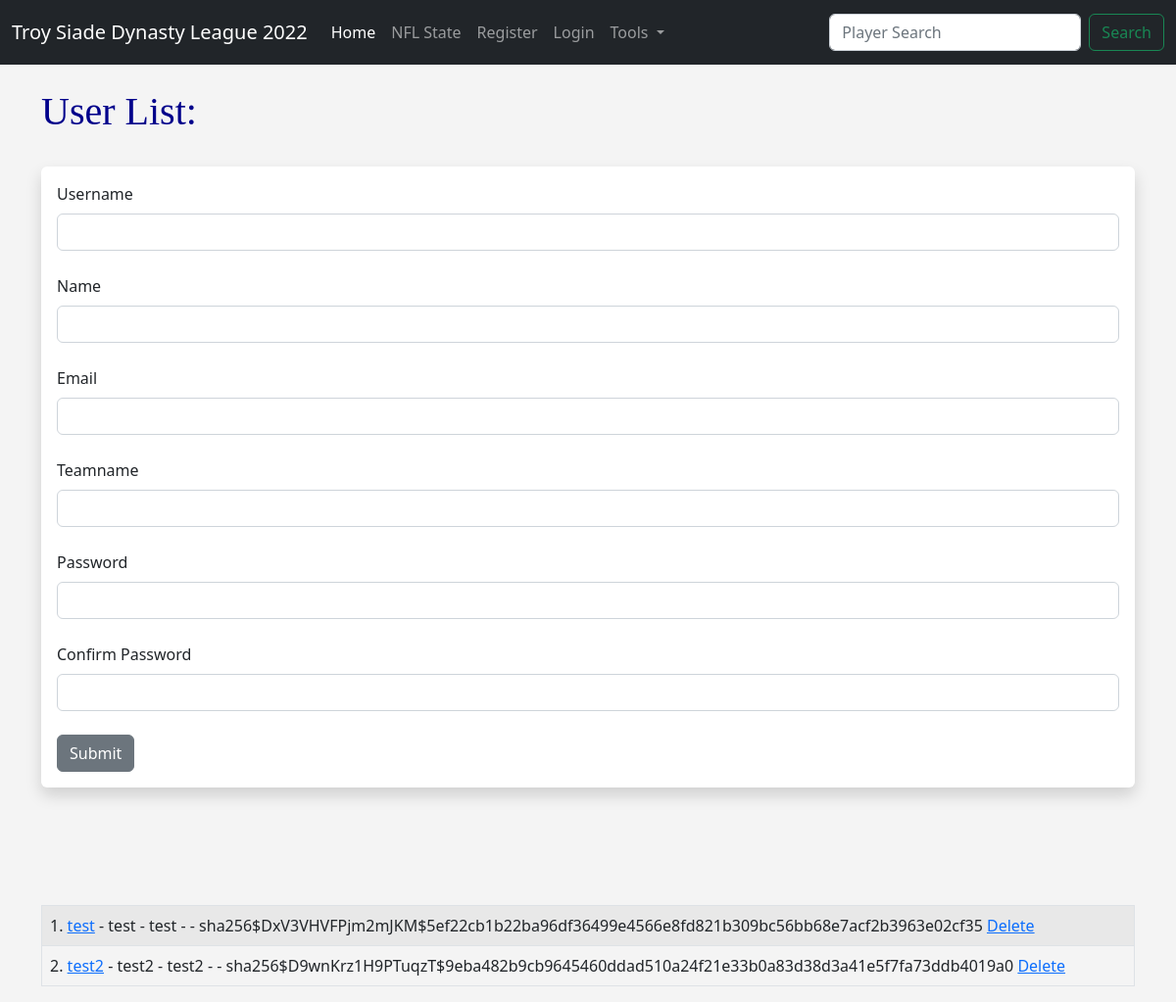
Screenshot of /user/add with the database file from the repository.
### app_backup.py (models this page shows, shortened)
class Users(db.Model, UserMixin):
	id = db.Column(db.Integer, primary_key=True)
	username = db.Column(db.String(20), nullable=False, unique=True)
	name = db.Column(db.String(200), nullable=False)
	email = db.Column(db.String(120), nullable=False, unique=True)
	teamname = db.Column(db.String(40))
	date_added = db.Column(db.DateTime, default=datetime.utcnow)
	password_hash = db.Column(db.String(128))
	@property
	def password(self):
		raise AttributeError('password is not a readable attribute!')

### app_backup.py (the view, shortened to what this page needs)
@app.route('/user/add', methods = ['GET', 'POST'])
def add_user():
	name = None
	form = UserForm()
	our_users = Users.query.order_by(Users.date_added)
	return render_template("add_user.html",
		form=form,
		name=name,
		our_users=our_users)

### app_backup.py
class UserForm(FlaskForm):
    name = StringField("Name", validators=[DataRequired()])
    username = StringField("Username", validators=[DataRequired()])
    email = StringField("Email", validators=[DataRequired()])
    teamname = StringField("Teamname")
    password_hash = PasswordField('Password', validators = [DataRequired(), EqualTo('password_hash2', "Passwords must match.")])
    password_hash2 = PasswordField('Confirm Password', validators = [DataRequired()])
    submit = SubmitField("Submit")

### templates/add_user.html (shortened to what this page needs)
{% extends 'base.html' %}
{% block content %}
{% if name %}
	<h1>User Added!</h1>
	<br/><br/>
<table class="table table-hover table-bordered table-striped">
{% for our_user in our_users %}
	<tr>
	<td>{{ our_user.id }}. <a href="{{ url_for('update_user', id=our_user.id)}}">{{ our_user.name }}</a> - {{ our_user.email }} - {{ our_user.teamname }}
		<a href="{{ url_for('delete_user', id=our_user.id)}}">Delete</a></td>
	</tr>
{% endfor %}
</table>
{% else %}
<br>
	<h1>User List:</h1>
	<br/>
<div class="shadow p-3 mb-5 bg-body rounded">
	<form method="POST">
		{{ form.username.label(class="form-label") }}
		{{ form.username(class="form-control") }}
		<br/>
		{{ form.name.label(class="form-label") }}
		{{ form.name(class="form-control") }}
		<br/>
		{{ form.email.label(class="form-label") }}
		{{ form.email(class="form-control") }}
		<br/>
		{{ form.teamname.label(class="form-label") }}
		{{ form.teamname(class="form-control") }}
		<br/>
		{{ form.password_hash.label(class="form-label") }}
		{{ form.password_hash(class="form-control") }}
		<br/>
		{{ form.password_hash2.label(class="form-label") }}
		{{ form.password_hash2(class="form-control") }}
		<br/>
		{{ form.submit(class="btn btn-secondary") }}
	</form>
</div>
<br/><br/><br/>
<table class="table table-hover table-bordered table-striped">
{% for our_user in our_users %}
	<tr>
	<td>{{ our_user.id }}.
		<a href="{{ url_for('update_user', id=our_user.id)}}">{{ our_user.name }}</a>
		- {{ our_user.username }}
		 - {{ our_user.email }}
		 - {{ our_user.teamname }}
		 - {{ our_user.password_hash }}
		<a href="{{ url_for('delete_user', id=our_user.id)}}">Delete</a></td>
	</tr>
{% endfor %}
</table>
{% endif %}
{% endblock %}

### templates/base.html (shortened to what this page needs)
<!doctype html>
<html lang="en">
  <head>
    <link href="https://cdn.jsdelivr.net/npm/bootstrap@5.2.2/dist/css/bootstrap.min.css" rel="stylesheet">
    <link href="{{ url_for('static', filename='css/style.css') }}" rel="stylesheet">
</head>
</head>
<body>
{% include 'navbar.html' %}
<div class="container">
    {% block content %}
    {% endblock %}
</div>
</body>
</html>

### templates/navbar.html (shortened to what this page needs)
<nav class="navbar navbar-expand-lg navbar-dark bg-dark">
    <div class="container-fluid">
      <a class="navbar-brand" href="#">Troy Siade Dynasty League 2022</a>
      <div class="collapse navbar-collapse" id="navbarSupportedContent">
        <ul class="navbar-nav me-auto mb-2 mb-lg-0">
          <li class="nav-item">
            <a class="nav-link active" aria-current="page" href="{{ url_for('index') }}">Home</a>
          </li>
          <li class="nav-item">
            <a class="nav-link" href="{{ url_for('getNFLState') }}">NFL State</a>
          </li>
          {% if current_user.is_authenticated %}
            <li class="nav-item">
              <a class="nav-link" href="{{ url_for('logout') }}">Logout</a>
            </li>
            <li class="nav-item">
              <a class="nav-link" href="{{ url_for('dashboard') }}">Dashboard</a>
            </li>
            {% if current_user.id in alist %}
            <li class="nav-item">
              <a class="nav-link" href="{{ url_for('admin') }}" style="color:red">Admin</a>
            </li>
            {% endif %}
          {% else %}
            <li class="nav-item">
              <a class="nav-link" href="{{ url_for('add_user') }}">Register</a>
            </li>
            <li class="nav-item">
              <a class="nav-link" href="{{ url_for('login') }}">Login</a>
            </li>
          {% endif %}
          <li class="nav-item dropdown">
            <a class="nav-link dropdown-toggle" href="#" role="button" data-bs-toggle="dropdown" aria-expanded="false">
              Tools
            </a>
          </li>
        </ul>
        <form method="POST" action="{{url_for('search')}}" class="d-flex" role="search">
          <input class="form-control me-2" type="search" placeholder="Player Search" aria-label="Search", name="searched">
          <button class="btn btn-outline-success" type="submit">Search</button>
        </form>
      </div>
    </div>
  </nav>

### static/css/style.css (style rules this page uses)
body { background: #f4f4f4; }
h1 { color: darkblue; font-family: 'Libre Baskerville'; font-size: 30; }

### rows the page displays
Users: id "1", name "test", username "test", email "test", password_hash "sha256$DxV3VHVFPjm2mJKM$5ef22cb1b22ba96df36499e4566e8fd821b309bc56bb68e7acf2b3963e02cf35"
Users: id "2", name "test2", username "test2", email "test2", password_hash "sha256$D9wnKrz1H9PTuqzT$9eba482b9cb9645460ddad510a24f21e33b0a83d38d3a41e5f7fa73ddb4019a0"
